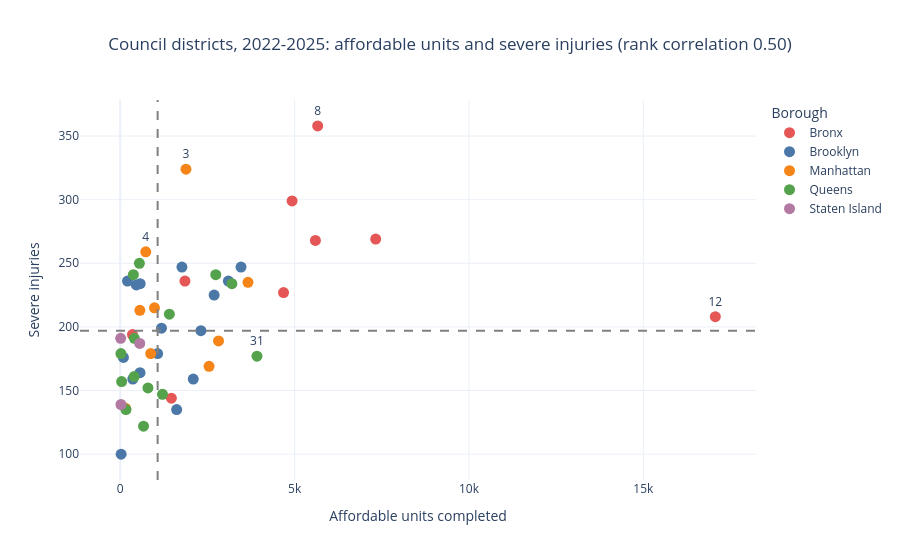

The notebook cell saved with this chart:
### Markdown cell above
### Question 5: Do districts with more affordable units also tend to have more severe-injury crashes?

**Member:** Abdelrahman Elakkad
**Data used:** `panel_district_year.csv`, summed to one row per council district
**Chart:** scatter plot, one dot per district, coloured by borough

### Code cell
# Question 5
# One row per council district: the panel is district-by-year, and the question compares districts.
districts = (
    panel.groupby(["council_final", "borough"], as_index=False)[["affordable_units", "severe_injuries"]]
    .sum()
)
districts["council_final"] = districts["council_final"].astype(int)

rho = districts["affordable_units"].rank().corr(districts["severe_injuries"].rank())
most = districts.nlargest(13, "affordable_units")["severe_injuries"].mean()
least = districts.nsmallest(13, "affordable_units")["severe_injuries"].mean()

# Subtract each district's own average, so this correlation is about years inside a
# district rather than about which districts are larger.
demeaned = panel.copy()
for col in ["affordable_units", "severe_injuries"]:
    demeaned[col] = demeaned[col] - demeaned.groupby("council_final")[col].transform("mean")
within_rho = demeaned["affordable_units"].rank().corr(demeaned["severe_injuries"].rank())

print(f"Districts: {len(districts)}")
print(f"Spearman rank correlation, across districts: {rho:.2f}")
print(f"Mean severe injuries, 13 districts with the most units: {most:.0f}")
print(f"Mean severe injuries, 13 districts with the least units: {least:.0f}")
print(f"Spearman rank correlation, year-to-year inside a district: {within_rho:.2f}")

# Label the districts discussed in the write-up. The rest stay unlabeled so the chart is readable.
label_ids = {12, 8, 3, 4, 31}
districts["label"] = districts["council_final"].map(lambda d: str(d) if d in label_ids else "")
print(districts.loc[districts["council_final"].isin(label_ids),
                    ["council_final", "borough", "affordable_units", "severe_injuries"]]
      .sort_values("affordable_units", ascending=False)
      .to_string(index=False))

fig = px.scatter(
    districts,
    x="affordable_units",
    y="severe_injuries",
    color="borough",
    text="label",
    hover_name="council_final",
    title=f"Council districts, 2022-2025: affordable units and severe injuries (rank correlation {rho:.2f})",
    labels={
        "affordable_units": "Affordable units completed",
        "severe_injuries": "Severe injuries",
        "borough": "Borough",
        "council_final": "Council district",
    },
    category_orders={"borough": ["Bronx", "Brooklyn", "Manhattan", "Queens", "Staten Island"]},
    color_discrete_map={
        "Bronx": "#E45756",
        "Brooklyn": "#4C78A8",
        "Manhattan": "#F58518",
        "Queens": "#54A24B",
        "Staten Island": "#B279A2",
    },
)
fig.update_traces(textposition="top center", marker={"size": 11})
fig.add_vline(x=districts["affordable_units"].median(), line_dash="dash", line_color="grey")
fig.add_hline(y=districts["severe_injuries"].median(), line_dash="dash", line_color="grey")
fig.update_layout(template="plotly_white", height=560, width=900, title_x=0.5)
fig.show()

### Figure 1 — Plotly figure (JSON) as saved in the notebook; plotly's stock layout.template omitted (floating-point values rounded to 4 significant figures)
{"data": [{"hovertemplate": "<b>%{hovertext}</b><br><br>Borough=Bronx<br>Affordable units completed=%{x}<br>Severe injuries=%{y}<br>label=%{text}<extra></extra>", "hovertext": [8.0, 11.0, 12.0, 13.0, 14.0, 15.0, 16.0, 17.0, 18.0], "legendgroup": "Bronx", "marker": {"color": "#E45756", "size": 11, "symbol": "circle"}, "mode": "markers+text", "name": "Bronx", "orientation": "v", "showlegend": true, "text": ["8", "", "12", "", "", "", "", "", ""], "textposition": "top center", "type": "scatter", "x": [5662, 1856, 17064, 351, 4683, 5597, 7326, 4928, 1466], "xaxis": "x", "y": [358, 236, 208, 194, 227, 268, 269, 299, 144], "yaxis": "y"}, {"hovertemplate": "<b>%{hovertext}</b><br><br>Borough=Brooklyn<br>Affordable units completed=%{x}<br>Severe injuries=%{y}<br>label=%{text}<extra></extra>", "hovertext": [33.0, 34.0, 35.0, 36.0, 37.0, 38.0, 39.0, 40.0, 41.0, 42.0, 43.0, 44.0, 45.0, 46.0, 47.0, 48.0], "legendgroup": "Brooklyn", "marker": {"color": "#4C78A8", "size": 11, "symbol": "circle"}, "mode": "markers+text", "name": "Brooklyn", "orientation": "v", "showlegend": true, "text": ["", "", "", "", "", "", "", "", "", "", "", "", "", "", "", ""], "textposition": "top center", "type": "scatter", "x": [3464, 1183, 2693, 2094, 2314, 461, 568, 1073, 1769, 3101, 26, 91, 571, 209, 1618, 361], "xaxis": "x", "y": [247, 199, 225, 159, 197, 233, 164, 179, 247, 236, 100, 176, 234, 236, 135, 159], "yaxis": "y"}, {"hovertemplate": "<b>%{hovertext}</b><br><br>Borough=Manhattan<br>Affordable units completed=%{x}<br>Severe injuries=%{y}<br>label=%{text}<extra></extra>", "hovertext": [1.0, 2.0, 3.0, 4.0, 5.0, 6.0, 7.0, 9.0, 10.0], "legendgroup": "Manhattan", "marker": {"color": "#F58518", "size": 11, "symbol": "circle"}, "mode": "markers+text", "name": "Manhattan", "orientation": "v", "showlegend": true, "text": ["", "", "3", "4", "", "", "", "", ""], "textposition": "top center", "type": "scatter", "x": [563, 874, 1885, 733, 154, 983, 2547, 3663, 2819], "xaxis": "x", "y": [213, 179, 324, 259, 136, 215, 169, 235, 189], "yaxis": "y"}, {"hovertemplate": "<b>%{hovertext}</b><br><br>Borough=Queens<br>Affordable units completed=%{x}<br>Severe injuries=%{y}<br>label=%{text}<extra></extra>", "hovertext": [19.0, 20.0, 21.0, 22.0, 23.0, 24.0, 25.0, 26.0, 27.0, 28.0, 29.0, 30.0, 31.0, 32.0], "legendgroup": "Queens", "marker": {"color": "#54A24B", "size": 11, "symbol": "circle"}, "mode": "markers+text", "name": "Queens", "orientation": "v", "showlegend": true, "text": ["", "", "", "", "", "", "", "", "", "", "", "", "31", ""], "textposition": "top center", "type": "scatter", "x": [20, 550, 795, 1212, 41, 3202, 165, 2740, 1409, 377, 668, 399, 3921, 405], "xaxis": "x", "y": [179, 250, 152, 147, 157, 234, 135, 241, 210, 241, 122, 161, 177, 191], "yaxis": "y"}, {"hovertemplate": "<b>%{hovertext}</b><br><br>Borough=Staten Island<br>Affordable units completed=%{x}<br>Severe injuries=%{y}<br>label=%{text}<extra></extra>", "hovertext": [49.0, 50.0, 51.0], "legendgroup": "Staten Island", "marker": {"color": "#B279A2", "size": 11, "symbol": "circle"}, "mode": "markers+text", "name": "Staten Island", "orientation": "v", "showlegend": true, "text": ["", "", ""], "textposition": "top center", "type": "scatter", "x": [560, 13, 22], "xaxis": "x", "y": [187, 191, 139], "yaxis": "y"}], "layout": {"height": 560, "legend": {"title": {"text": "Borough"}, "tracegroupgap": 0}, "shapes": [{"line": {"color": "grey", "dash": "dash"}, "type": "line", "x0": 1073.0, "x1": 1073.0, "xref": "x", "y0": 0, "y1": 1, "yref": "y domain"}, {"line": {"color": "grey", "dash": "dash"}, "type": "line", "x0": 0, "x1": 1, "xref": "x domain", "y0": 197.0, "y1": 197.0, "yref": "y"}], "title": {"text": "Council districts, 2022-2025: affordable units and severe injuries (rank correlation 0.50)", "x": 0.5}, "width": 900, "xaxis": {"anchor": "y", "domain": [0.0, 1.0], "title": {"text": "Affordable units completed"}}, "yaxis": {"anchor": "x", "domain": [0.0, 1.0], "title": {"text": "Severe injuries"}}}}
